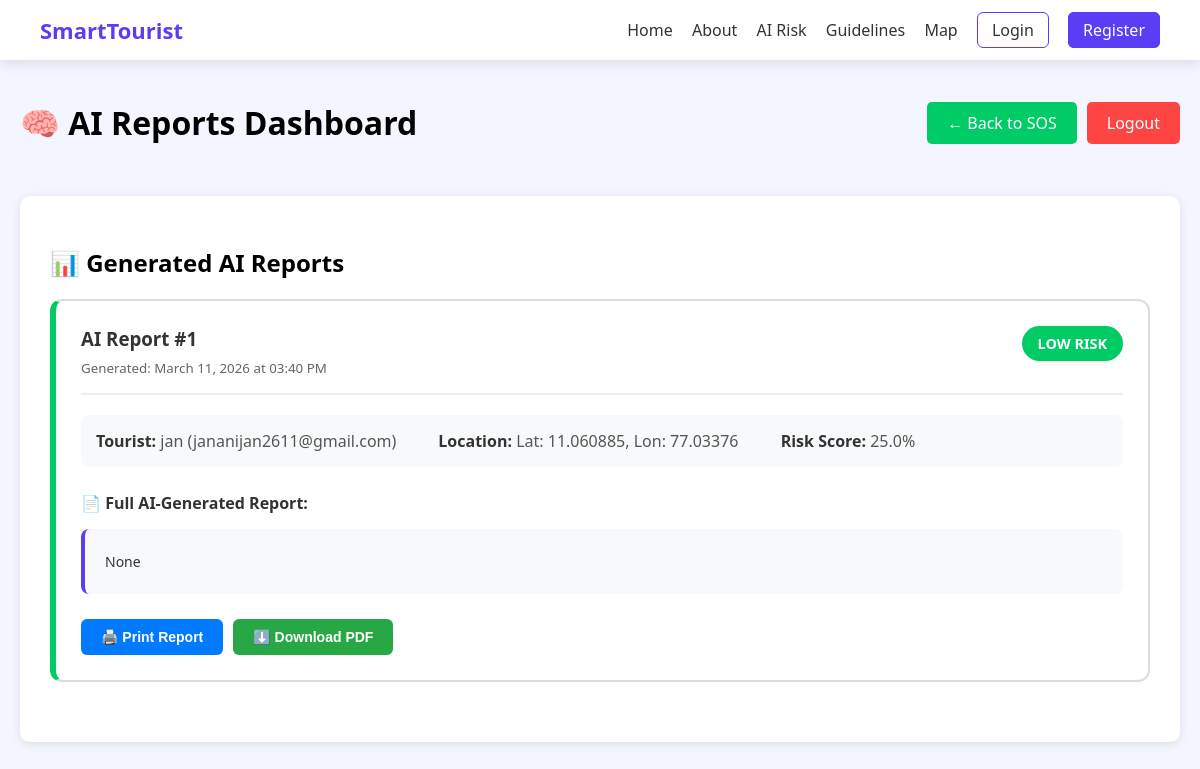
The page /admin/ai-reports (signed in) on the database as committed earlier.
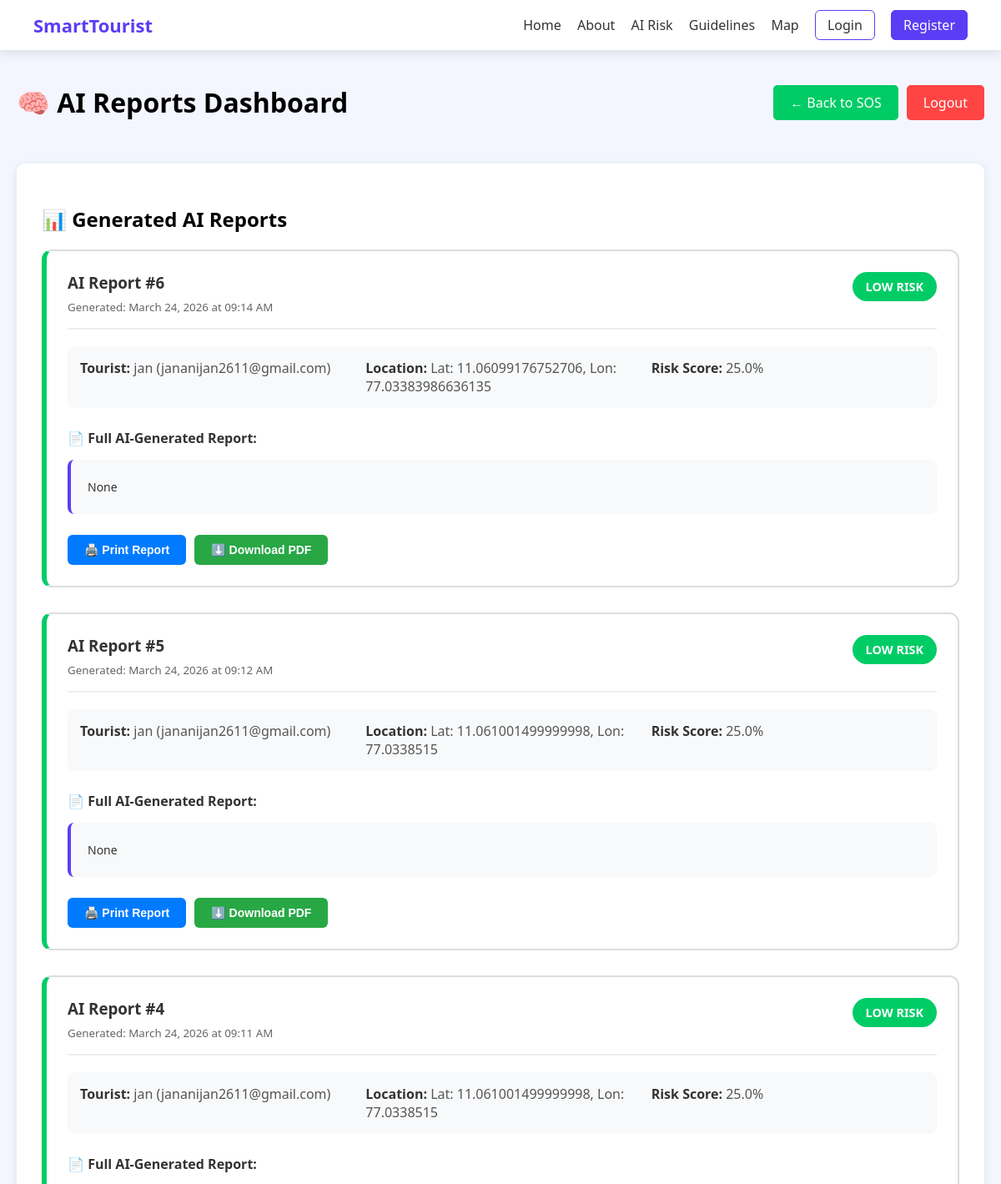
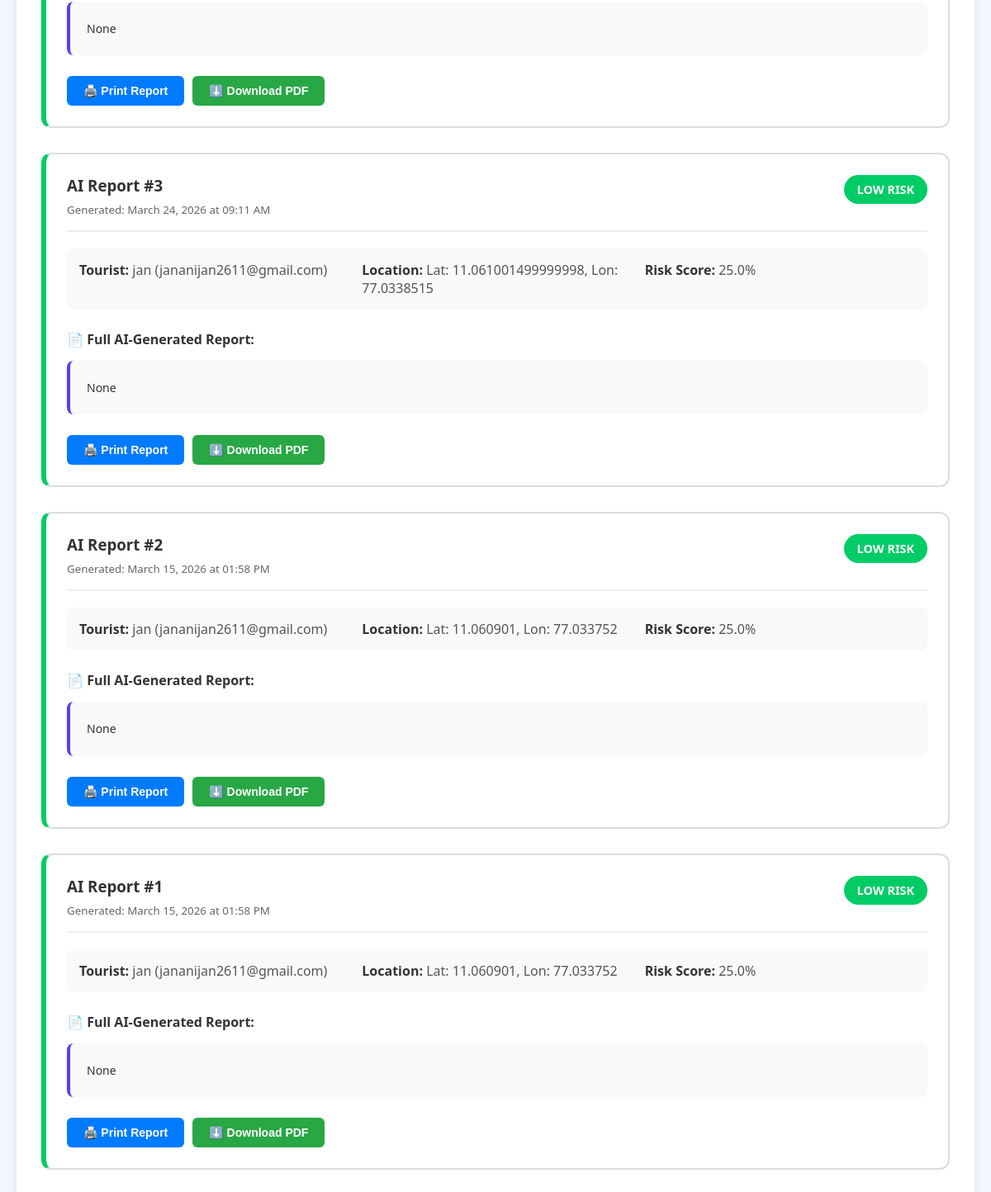
The same page on the database as committed later (2 pictures, top to bottom).
### backend/models.py (models this page shows)
class AIReport(db.Model):
    id = db.Column(db.Integer, primary_key=True)
    user_id = db.Column(db.Integer, db.ForeignKey("user.id"))
    location = db.Column(db.String(200))
    risk_level = db.Column(db.String(50))   # Low / Medium / High
    risk_score = db.Column(db.Float)         # e.g. 0.82
    report_text = db.Column(db.Text)         # ✨ NEW: Full paragraph report
    created_at = db.Column(db.DateTime, default=datetime.utcnow)
    user = db.relationship("User", backref="ai_reports")

class User(db.Model):
    id = db.Column(db.Integer, primary_key=True)
    name = db.Column(db.String(100), nullable=False)
    username = db.Column(db.String(100), nullable=False)
    email = db.Column(db.String(120), unique=True, nullable=False)
    password = db.Column(db.String(200), nullable=False)
    role = db.Column(db.String(20), default="tourist")  # tourist / admin

### backend/app.py (the view)
@app.route("/admin/ai-reports")
def admin_ai_reports():
    if session.get("role") != "admin":
        abort(403)
    reports = AIReport.query.order_by(AIReport.created_at.desc()).all()
    return render_template("admin_ai_reports.html", reports=reports)

### frontend/templates/admin_ai_reports.html (shortened to what this page needs)
{% extends "base.html" %}
{% block content %}
<div class="admin-panel">
    <div class="admin-header">
        <h1>🧠 AI Reports Dashboard</h1>
        <div class="admin-actions">
            <a href="/admin/sos" class="btn-refresh">← Back to SOS</a>
            <a href="/logout" class="btn-logout">Logout</a>
        </div>
    </div>
    <div class="reports-container">
        <h2>📊 Generated AI Reports</h2>
        {% if reports|length == 0 %}
        <div class="no-reports">
            <p>No AI reports generated yet.</p>
            <p>AI reports will appear here when SOS alerts are analyzed.</p>
        </div>
        {% else %}
        {% for r in reports %}
        <div class="report-card-full risk-{{ r.risk_level|lower }}">
            <div class="report-header">
                <div>
                    <h3>AI Report #{{ r.id }}</h3>
                    <small>Generated: {{ r.created_at.strftime('%B %d, %Y at %I:%M %p') }}</small>
                </div>
                <span class="badge-large badge-{{ r.risk_level|lower }}">
                    {{ r.risk_level|upper }} RISK
                </span>
            </div>
            <div class="report-summary">
                <div class="summary-item">
                    <strong>Tourist:</strong> {{ r.user.name }} ({{ r.user.email }})
                </div>
                <div class="summary-item">
                    <strong>Location:</strong> {{ r.location }}
                </div>
                <div class="summary-item">
                    <strong>Risk Score:</strong> {{ "%.1f"|format(r.risk_score * 100) }}%
                </div>
            </div>
            <div class="report-text">
                <h4>📄 Full AI-Generated Report:</h4>
                <pre>{{ r.report_text }}</pre>
            </div>
            <div class="report-actions">
                <button onclick="printReport('{{ r.id }}')" class="btn-print">🖨️ Print Report</button>
                <button onclick="downloadReport('{{ r.id }}')" class="btn-download">⬇️ Download PDF</button>
            </div>
        </div>
        {% endfor %}
        {% endif %}
    </div>
</div>
{% endblock %}

### frontend/templates/base.html (shortened to what this page needs)
<!DOCTYPE html>
<html lang="en">
<head>
    <link rel="stylesheet" href="{{ url_for('static', filename='css/style.css') }}">
</head>
<body>
<nav class="navbar">
    <div class="logo">SmartTourist</div>
    <div class="nav-links">
        <a href="/">Home</a>
        <a href="/about">About</a>
        <a href="/risk">AI Risk</a>
        <a href="/guidelines">Guidelines</a>
        <a href="{{ url_for('sos_page') }}">Map</a>
        <a href="/login" class="btn-nav">Login</a>
        <a href="/register" class="btn-nav primary">Register</a>
    </div>
</nav>
{% block content %}{% endblock %}
</body>
</html>

### frontend/static/css/style.css (style rules this page uses)
body { margin: 0; font-family: 'Segoe UI', sans-serif; background: #f4f6ff; }
.navbar { display: flex; justify-content: space-between; align-items: center; padding: 15px 40px; background: white; box-shadow: 0 4px 12px rgba(0,0,0,0.1); }
.logo { font-size: 22px; font-weight: bold; color: #5b3df5; }
.nav-links a { margin-left: 15px; text-decoration: none; color: #333; font-weight: 500; }
.btn-nav { padding: 6px 14px; border: 1px solid #5b3df5; border-radius: 6px; }
.btn-nav.primary { background: #5b3df5; color: white; }

### frontend/templates/admin_ai_reports.html (style rules this page uses)
.admin-panel { padding: 20px; max-width: 1200px; margin: 0 auto; }
.admin-header { display: flex; justify-content: space-between; align-items: center; margin-bottom: 30px; }
.admin-actions { display: flex; gap: 10px; }
.btn-refresh, .btn-logout { padding: 10px 20px; border-radius: 5px; text-decoration: none; cursor: pointer; border: none; font-size: 1em; }
.btn-refresh { background: #00cc66; color: white; }
.btn-logout { background: #ff4444; color: white; }
.reports-container { background: white; padding: 30px; border-radius: 10px; box-shadow: 0 2px 10px rgba(0,0,0,0.1); }
.report-card-full { background: white; border: 2px solid #ddd; border-radius: 12px; padding: 25px; margin-bottom: 30px; }
.report-card-full.risk-low { border-left: 6px solid #00cc66; }
.report-header { display: flex; justify-content: space-between; align-items: flex-start; margin-bottom: 20px; padding-bottom: 15px; border-bottom: 2px solid #eee; }
.report-header h3 { margin: 0 0 5px 0; color: #333; }
.report-header small { color: #666; }
.badge-large { padding: 8px 16px; border-radius: 20px; font-weight: bold; font-size: 0.9em; }
.badge-low { background: #00cc66; color: white; }
.report-summary { display: grid; grid-template-columns: repeat(auto-fit, minmax(250px, 1fr)); gap: 15px; margin-bottom: 25px; padding: 15px; background: #f8f9fa; border-radius: 8px; }
.summary-item { color: #555; }
.summary-item strong { color: #333; }
.report-text { margin: 25px 0; }
.report-text h4 { color: #333; margin-bottom: 15px; }
.report-text pre { background: #f8f9fa; padding: 20px; border-radius: 8px; border-left: 4px solid #5b3df5; white-space: pre-wrap; font-family: 'Segoe UI', sans-serif; font-size: 14px; line-height: 1.8; color: #333; }
.report-actions { display: flex; gap: 10px; margin-top: 20px; }
.btn-print, .btn-download { padding: 10px 20px; border: none; border-radius: 6px; cursor: pointer; font-size: 14px; font-weight: 600; }
.btn-print { background: #007bff; color: white; }
.btn-download { background: #28a745; color: white; }

Rows that differ between the two databases and show on the page:
added AIReport: id "6", created_at "March 24, 2026 at 09:14 AM", risk_level "LOW", user.name "jan", user.email "jananijan2611@gmail.com", location "Lat: 11.06099176752706, Lon: 77.03383986636135", r.risk_score*100 "25.0", report_text "None"
added AIReport: id "5", created_at "March 24, 2026 at 09:12 AM", risk_level "LOW", user.name "jan", user.email "jananijan2611@gmail.com", location "Lat: 11.061001499999998, Lon: 77.0338515", r.risk_score*100 "25.0", report_text "None"
added AIReport: id "4", created_at "March 24, 2026 at 09:11 AM", risk_level "LOW", user.name "jan", user.email "jananijan2611@gmail.com", location "Lat: 11.061001499999998, Lon: 77.0338515", r.risk_score*100 "25.0", report_text "None"
added AIReport: id "3", created_at "March 24, 2026 at 09:11 AM", risk_level "LOW", user.name "jan", user.email "jananijan2611@gmail.com", location "Lat: 11.061001499999998, Lon: 77.0338515", r.risk_score*100 "25.0", report_text "None"
added AIReport: id "2", created_at "March 15, 2026 at 01:58 PM", risk_level "LOW", user.name "jan", user.email "jananijan2611@gmail.com", location "Lat: 11.060901, Lon: 77.033752", r.risk_score*100 "25.0", report_text "None"
changed AIReport id 1: created_at "March 11, 2026 at 03:40 PM" → "March 15, 2026 at 01:58 PM"; location "Lat: 11.060885, Lon: 77.03376" → "Lat: 11.060901, Lon: 77.033752"
